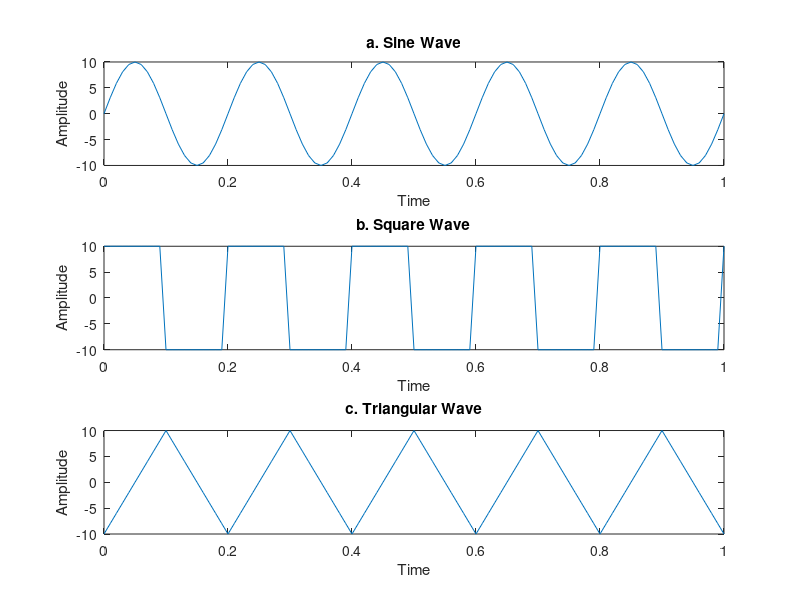

The MATLAB script that drew this image:
% Parameters
amplitude = 10;
frequency = 5;
t = 0:0.01:5/frequency;


% Sine wave
sine_wave = amplitude*sin(2 * pi * frequency * t);

% Square wave
square_wave = amplitude*square(2 * pi * frequency * t);

% Triangular wave
triangular_wave = amplitude*sawtooth(2 * pi * frequency * t, 0.5);


subplot(3,1,1);
plot(t, sine_wave);
title('a. Sine Wave');
xlabel('Time');
ylabel('Amplitude');

subplot(3,1,2);
plot(t, square_wave);
title('b. Square Wave');
xlabel('Time');
ylabel('Amplitude');

subplot(3,1,3);
plot(t, triangular_wave);
title('c. Triangular Wave');
xlabel('Time');
ylabel('Amplitude');
